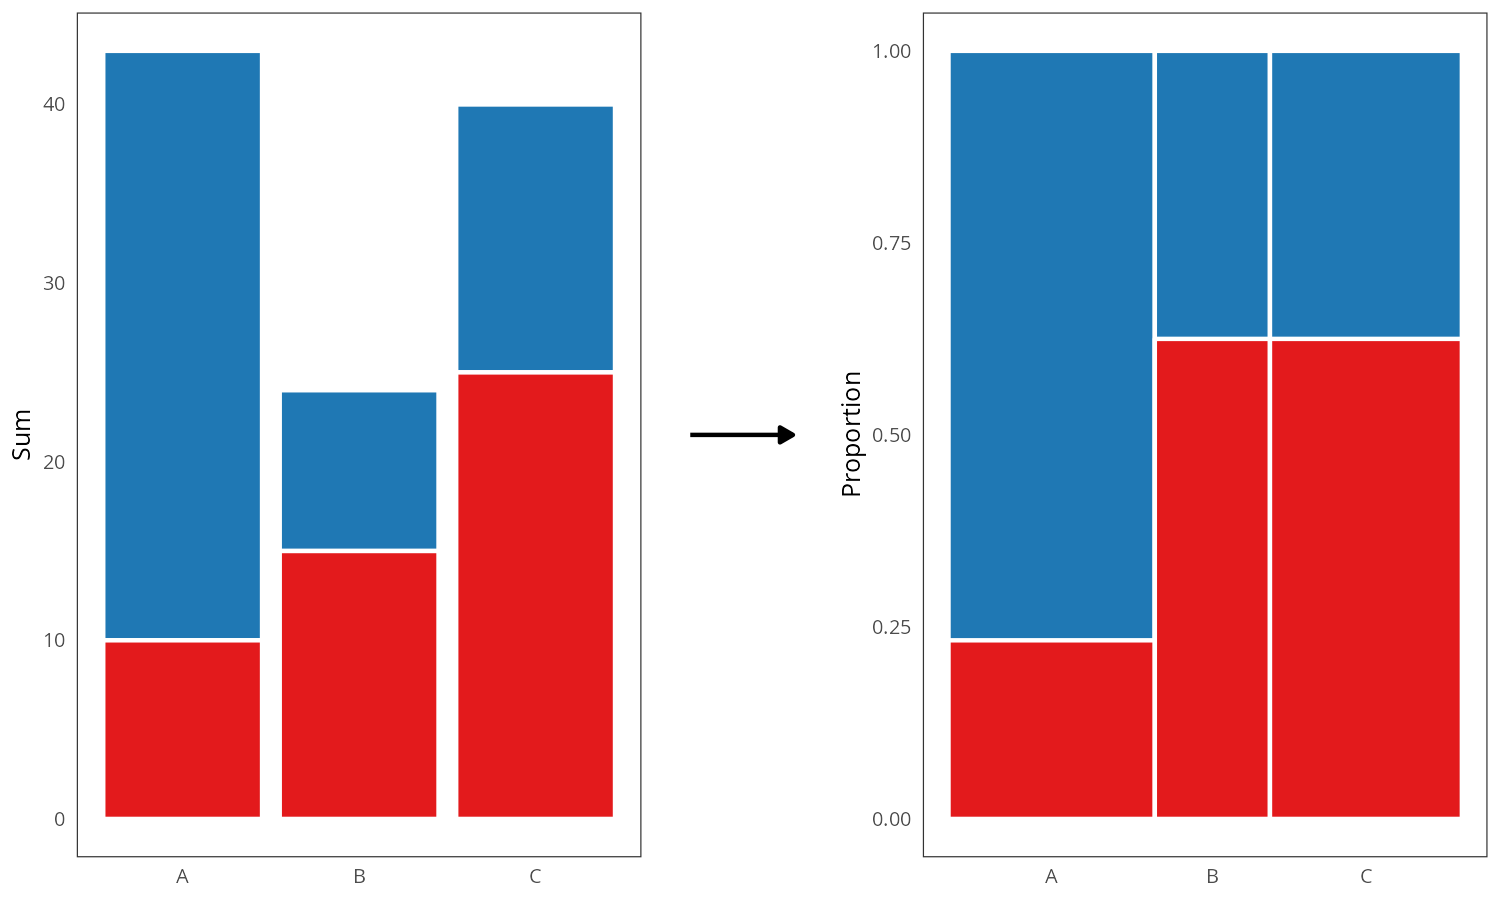

This figure's R source:
source("./figures/defaults.R")
library(dplyr)

df <- data.frame(group = factor(c("A", "A", "A", "B", "B", "C", "C", "C")),
                 selection = factor(c(1, 1, 2, 1, 2, 1, 2, 2)),
                 value = c(12, 21, 10, 9, 15, 15, 12, 13))
df2 <- aggregate(value ~ group + selection, data = df, sum)

df_spine2 <- df |>
  group_by(group, selection) |>
  summarize(sum_prod = sum(value)) |>
  left_join(df_spine1, by = "group") |>
  mutate(prop = sum_prod / sum) |>
  slice(2, 4, 6, 1, 3, 5) |>
  group_by(group) |>
  mutate(prop_cum = cumsum(prop))

# Need to reorder the rows to make ggplot2 layer the bars in the right order
df_spine2 <- df_spine2[c(2 * 0:2 + 2, 2 * 0:2 + 1), ]

px <- ggplot(data.frame()) +
  geom_segment(aes(x = -0.8, y = 0, xend = 0.8, yend = 0),
               arrow = arrow(length = unit(0.05, "inches"), type = "closed")) +
  scale_x_continuous(limits = c(-1, 1)) +
  scale_y_continuous(limits = c(-1, 1)) +
  theme_void()

p1 <- ggplot(df2, aes(group, y = value, fill = selection)) +
  geom_col(position = position_stack(), col = "white") +
  scale_fill_manual(values = pal_dark_3) +
  guides(fill = "none", count = "none") +
  labs(x = NULL, y = "Sum") +
  theme(plot.margin = unit(c(0, 0.25, 0, 0), units = "cm"))

p2 <- ggplot(df_spine2, aes(position, prop_cum, width = sum, fill = selection)) +
  geom_bar(stat = "identity", position = "identity", col = "white") +
  scale_x_continuous(breaks = df_spine1$position, labels = df_spine1$group) +
  scale_fill_manual(values = pal_dark_3[1:2]) +
  labs(x = NULL, y = "Proportion") +
  guides(fill = "none") +
  theme(plot.margin = unit(c(0, 0, 0, 0.25), units = "cm"))

p <- p1 + px + p2 + plot_layout(widths = c(1, 1/4, 1))

ggsave("./figures/barplot-spineplot.png", p, dpi = 300,
       width = def_width, height = def_height, units = "in")
